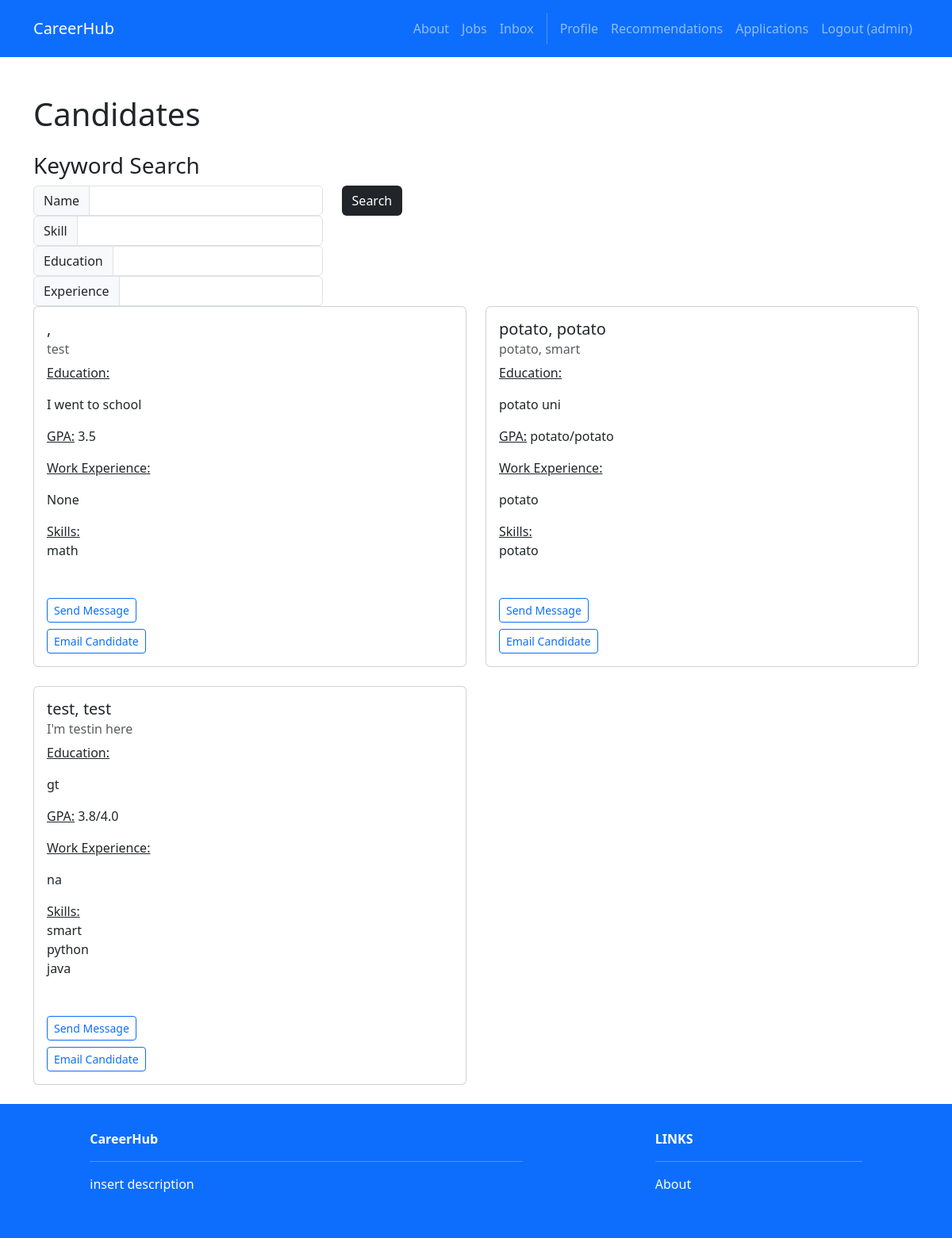
The page /recruiters/candidates (signed in) on the database its author committed.
### accounts/models.py (models this page shows)
class User(AbstractUser):
    firstname = models.CharField(max_length=150, blank=True)
    lastname = models.CharField(max_length=150, blank=True)
    username = models.CharField(max_length=150, unique=True)
    password = models.CharField(max_length=128)
    ROLE_CHOICES = [
        ('seeker', 'Job Seeker'),
        ('recruiter', 'Recruiter'),
    ]
    role = models.CharField(max_length=10, choices=ROLE_CHOICES, default='seeker')

### profiles/models.py (models this page shows)
class Profile(models.Model):
    user = models.OneToOneField(User, on_delete=models.CASCADE)
    headline = models.CharField(max_length=200)
    skills = models.ManyToManyField('Skill')
    education = models.TextField()
    gpa = models.CharField(max_length=20)
    work_experience = models.TextField()
    links = models.TextField()
    location = models.CharField(max_length=255, blank=True, null=True)
    created_at = models.DateTimeField(auto_now_add=True)
    updated_at = models.DateTimeField(auto_now=True)
    lat = models.FloatField(null=True, blank=True)
    lng = models.FloatField(null=True, blank=True)
    profile_visible = models.BooleanField(default=True)  # Master toggle for entire profile
    headline_public = models.BooleanField(default=True)
    skills_public = models.BooleanField(default=True)
    education_public = models.BooleanField(default=True)
    gpa_public = models.BooleanField(default=True)
    work_experience_public = models.BooleanField(default=True)
    links_public = models.BooleanField(default=True)
    email_public = models.BooleanField(default=True)
    location_public = models.BooleanField(default=True)

class Skill(models.Model):
    name = models.CharField(max_length=100, unique=True)

### recruiters/views.py (the view, shortened to what this page needs)
# urls.py: path('candidates', views.candidates, name='recruiters.candidates'),
@login_required
def candidates(request):
    name_term = request.GET.get('search_name')
    skill_term = request.GET.get('search_skill')
    education_term = request.GET.get('search_education')
    experience_term = request.GET.get('search_experience')
    valid_search = name_term or skill_term or education_term or experience_term
    if valid_search:
        candidates = Profile.objects.filter(user__first_name__contains=name_term) | Profile.objects.filter(user__last_name__contains=name_term)
        candidates = candidates.filter(education__contains=education_term).filter(work_experience__contains=experience_term)
        if (skill_term):
            candidates = candidates.filter(skills__name__contains=skill_term)
    else:
        candidates = Profile.objects.all().order_by('-created_at')
    candidates = candidates.filter(profile_visible=True)
    results = candidates.__len__
    search_id = request.GET.get('search_id')
    saved_searches = SavedSearch.objects.filter(user=request.user)
    if search_id:
        current_search = SavedSearch.objects.get(id=search_id)
        current_search.result_count = current_search.new_results
        current_search.save()
    return render(request, 'recruiters/candidates.html', {
        'candidates': candidates,
        'valid_search': valid_search,
        'name': name_term,
        'skill': skill_term,
        'education': education_term,
        'experience': experience_term,
        'results': results,
        'saved_searches': saved_searches
    })

### recruiters/templates/recruiters/candidates.html (shortened to what this page needs)
{% extends 'base.html' %}
{% load custom_tags %}
{% block content %}
<div class="container mt-5">
    <h1>Candidates</h1>
    <div class="row mt-4">
        <h3>Keyword Search</h3>
        <form method="GET">
            <div class="row">
                <div class="col-auto">
                    <div class="input-group col-auto">
                        <div class="input-group-text">Name</div>
                        <input type="text" class="form-control" name="search_name">
                    </div>
                    <div class="input-group col-auto">
                        <div class="input-group-text">Skill</div>
                        <input type="text" class="form-control" name="search_skill">
                    </div>
                    <div class="input-group col-auto">
                        <div class="input-group-text">Education</div>
                        <input type="text" class="form-control" name="search_education">
                    </div>
                    <div class="input-group col-auto">
                        <div class="input-group-text">Experience</div>
                        <input type="text" class="form-control" name="search_experience">
                    </div>
                </div>
                <div class="col-auto">
                    <button class="btn bg-dark text-white" type="submit">Search</button><br><br>
                </div>
            </div>
        </form>
        {% for profile in candidates %}
        <div class="col-md-6 mb-4">
            <div class="card">
                <div class="card-body">
                    {% if profile.user %}
                        <h5 class="card-title">{{ profile.user.last_name }}, {{profile.user.first_name }}</h5>
                        {% if profile.headline_public %}
                            <h6 class="card-subtitle mb-2 text-muted">{{ profile.headline }}</h6>
                        {% endif %}
                    {% endif %}
                    {% if profile.education_public %}
                        <p class="card-text"><u>Education:</u> {{ profile.education|linebreaks }}</p>
                    {% endif %}
                    {% if profile.gpa_public %}
                        <p class="card-text"><u>GPA:</u> {{ profile.gpa }}</p>
                    {% endif %}
                    {% if profile.work_experience_public %}
                        <p class="card-text"><u>Work Experience:</u> {{ profile.work_experience|linebreaks }}</p>
                    {% endif %}
                    {% if profile.skills_public %}
                        <p class="card-text"><u>Skills:</u>
                        {% for skill in profile.skills.all %}
                            <br>{{ skill.name }}
                        {% endfor %}
                        </p>
                    {% endif %}
                    <br><a href="{% url 'inbox.compose' profile.user.id%}" class="btn btn-sm btn-outline-primary mt-2">
                        Send Message
                    </a>
                    {% if profile.email_public and profile.user.email %}
                    <br><a href="#" class="btn btn-sm btn-outline-primary mt-2"
                    data-bs-toggle="modal"
                    data-bs-target="#emailCandidateModal"
                    data-candidate-email="{{ profile.user.email }}"
                    data-candidate-name="{{ profile.user.first_name }} {{ profile.user.last_name }}">
                        Email Candidate
                    </a>
                    {% else %}
                    <span class="text-muted mt-2 d-block">Email not available for this candidate.</span>
                    {% endif %}
                </div>
            </div>
        </div>
        {% endfor %}
    </div>
</div>
{% endblock %}

### CareerHub/templates/base.html (shortened to what this page needs)
<!DOCTYPE html>
<html>
  {% load static %}
  <head>
    <link href=
      "https://cdn.jsdelivr.net/npm/bootstrap@5.3.3/dist/css/bootstrap.min.css" rel="stylesheet"
>
    <link rel=
      "stylesheet"  href="https://cdnjs.cloudflare.com/ajax/libs/font-awesome/6.1.1/css/all.min.css">
  </head>
  <body>
     <nav class="p-3 navbar navbar-dark bg-primary navbar-expand-lg">
      <div class="container">
        <a class="navbar-brand"
           href="{% url 'home.index' %}"> CareerHub
        </a>
        <div class="collapse navbar-collapse"
             id="navbarNavAltMarkup">
           <div class="navbar-nav ms-auto navbar-ml">
            <a class="nav-link"
               href="{% url 'home.about' %}">About</a>
            <a class="nav-link"
              href="{% url 'jobs.index' %}">Jobs</a>
            {% if user.is_authenticated %}
            <a class="nav-link"
              href="{% url 'inbox.index' %}">Inbox</a>
            {% endif %}
            {% if user.is_authenticated %}
              {% if user.role == "recruiter" %}
                <a class="nav-link" href="{% url 'recruiters.index' %}">Postings</a>
                <a class="nav-link" href="{% url 'recruiters.create' %}">Post Job</a>
                <a class="nav-link" href="{% url 'recruiters.recommendations' %}">Recommendations</a>
                <a class="nav-link" href="{% url 'recruiters.candidates' %}">Browse Candidates</a>
              {% else %}
                <a class="nav-link" href="{% url 'profiles.view' %}">Profile</a>
                <a class="nav-link" href="{% url 'jobs.recommendations' %}">Recommendations</a>
                <a class="nav-link" href="{% url 'jobs.applications' %}">Applications</a>
              {% endif %}
              <a class="nav-link" href="{% url 'accounts.logout' %}">Logout ({{user.username }})</a>
            {% else %}
              <a class="nav-link" href="{% url 'accounts.login' %}">Login</a>
              <a class="nav-link" href="{% url 'accounts.signup' %}">Sign Up</a>
            {% endif %}
          </div>
        </div>
      </div>
    </nav>
    <div>
      {% block content %}
      {% endblock content %}
    </div>
     <section class="p-3 ms-footer bg-primary d-none d-md-block">
      <div class="container">
        <div class="row mt-3 text-white">
          <div class="col-md-6 col-lg-6 col-xl-6 mx-auto mb-4">
            <b>CareerHub</b>
            <hr />
            <p>
              insert description
            </p>
          </div>
          <div class="col-md-3 col-lg-3 col-xl-3 mx-auto mb-4">
            <b>LINKS</b>
            <hr />
            <p><a class="nav-link"
              href="{% url 'home.about' %}">
              About
            </a></p>
          </div>
        </div>
      </div>
    </section>
  </body>
</html>

### rows shown on the page
User: username "admin"
Profile: headline "test", education "I went to school", gpa "3.5", work_experience "None"
Skill: name "math"
Profile: user.last_name "potato", user.first_name "potato", headline "potato, smart", education "potato uni", gpa "potato/potato", work_experience "potato"
Skill: name "potato"
Profile: user.last_name "test", user.first_name "test", headline "I'm testin here", education "gt", gpa "3.8/4.0", work_experience "na"
Skill: name "smart"
Skill: name "python"
Skill: name "java"
